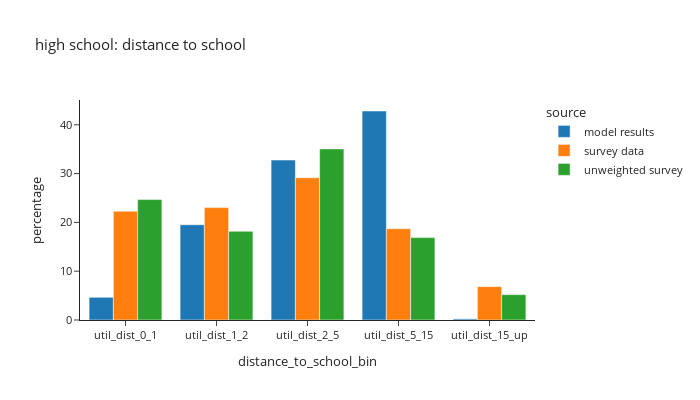
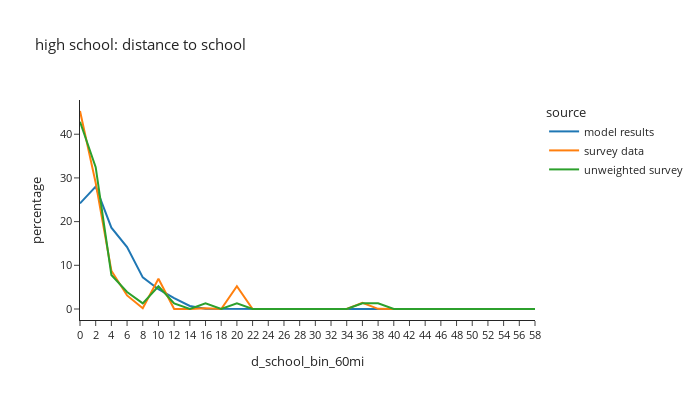

Notebook code for these charts, in order:
### Code cell
# distance to school: high school
plot_distance(per_data,'is_highschool',"high school: distance to school")

### Figure 1 — Plotly figure (JSON) as saved in the notebook; plotly's stock layout.template omitted (floating-point values rounded to 4 significant figures)
{"data": [{"alignmentgroup": "True", "hovertemplate": "source=model results<br>distance_to_school_bin=%{x}<br>percentage=%{y}<extra></extra>", "legendgroup": "model results", "marker": {"color": "#1F77B4", "pattern": {"shape": ""}}, "name": "model results", "offsetgroup": "model results", "orientation": "v", "showlegend": true, "textposition": "auto", "type": "bar", "x": ["util_dist_0_1", "util_dist_1_2", "util_dist_2_5", "util_dist_5_15", "util_dist_15_up"], "xaxis": "x", "y": [4.651, 19.52, 32.77, 42.83, 0.2292], "yaxis": "y"}, {"alignmentgroup": "True", "hovertemplate": "source=survey data<br>distance_to_school_bin=%{x}<br>percentage=%{y}<extra></extra>", "legendgroup": "survey data", "marker": {"color": "#FF7F0E", "pattern": {"shape": ""}}, "name": "survey data", "offsetgroup": "survey data", "orientation": "v", "showlegend": true, "textposition": "auto", "type": "bar", "x": ["util_dist_0_1", "util_dist_1_2", "util_dist_2_5", "util_dist_5_15", "util_dist_15_up"], "xaxis": "x", "y": [22.29, 23.03, 29.15, 18.7, 6.835], "yaxis": "y"}, {"alignmentgroup": "True", "hovertemplate": "source=unweighted survey<br>distance_to_school_bin=%{x}<br>percentage=%{y}<extra></extra>", "legendgroup": "unweighted survey", "marker": {"color": "#2CA02C", "pattern": {"shape": ""}}, "name": "unweighted survey", "offsetgroup": "unweighted survey", "orientation": "v", "showlegend": true, "textposition": "auto", "type": "bar", "x": ["util_dist_0_1", "util_dist_1_2", "util_dist_2_5", "util_dist_5_15", "util_dist_15_up"], "xaxis": "x", "y": [24.68, 18.18, 35.06, 16.88, 5.195], "yaxis": "y"}], "layout": {"barmode": "group", "font": {"size": 11}, "height": 400, "legend": {"title": {"text": "source"}, "tracegroupgap": 0}, "title": {"text": "high school: distance to school"}, "width": 700, "xaxis": {"anchor": "y", "domain": [0.0, 1.0], "title": {"text": "distance_to_school_bin"}}, "yaxis": {"anchor": "x", "domain": [0.0, 1.0], "title": {"text": "percentage"}}}}

### Figure 2 — Plotly figure (JSON) as saved in the notebook; plotly's stock layout.template omitted (floating-point values rounded to 4 significant figures)
{"data": [{"hovertemplate": "source=model results<br>d_school_bin_60mi=%{x}<br>percentage=%{y}<extra></extra>", "legendgroup": "model results", "line": {"color": "#1F77B4", "dash": "solid"}, "marker": {"symbol": "circle"}, "mode": "lines", "name": "model results", "orientation": "v", "showlegend": true, "type": "scatter", "x": ["0", "2", "4", "6", "8", "10", "12", "14", "16", "18", "20", "22", "24", "26", "28", "30", "32", "34", "36", "38", "40", "42", "44", "46", "48", "50", "52", "54", "56", "58"], "xaxis": "x", "y": [24.17, 28.0, 18.6, 14.15, 7.234, 4.521, 2.469, 0.6891, 0.08482, 0.0467, 0.0, 0.0, 0.01239, 0.0, 0.0, 0.01525, 0.00143, 0.0, 0.0, 0.0, 0.0, 0.0, 0.0, 0.0, 0.0, 0.0, 0.0, 0.0, 0.0, 0.0], "yaxis": "y"}, {"hovertemplate": "source=survey data<br>d_school_bin_60mi=%{x}<br>percentage=%{y}<extra></extra>", "legendgroup": "survey data", "line": {"color": "#FF7F0E", "dash": "solid"}, "marker": {"symbol": "circle"}, "mode": "lines", "name": "survey data", "orientation": "v", "showlegend": true, "type": "scatter", "x": ["0", "2", "4", "6", "8", "10", "12", "14", "16", "18", "20", "22", "24", "26", "28", "30", "32", "34", "36", "38", "40", "42", "44", "46", "48", "50", "52", "54", "56", "58"], "xaxis": "x", "y": [45.32, 28.88, 8.762, 3.107, 0.1827, 6.905, 0.01504, 0.0, 0.1588, 0.0, 5.224, 0.0, 0.0, 0.0, 0.0, 0.0, 0.0, 0.0, 1.412, 0.04129, 0.0, 0.0, 0.0, 0.0, 0.0, 0.0, 0.0, 0.0, 0.0, 0.0], "yaxis": "y"}, {"hovertemplate": "source=unweighted survey<br>d_school_bin_60mi=%{x}<br>percentage=%{y}<extra></extra>", "legendgroup": "unweighted survey", "line": {"color": "#2CA02C", "dash": "solid"}, "marker": {"symbol": "circle"}, "mode": "lines", "name": "unweighted survey", "orientation": "v", "showlegend": true, "type": "scatter", "x": ["0", "2", "4", "6", "8", "10", "12", "14", "16", "18", "20", "22", "24", "26", "28", "30", "32", "34", "36", "38", "40", "42", "44", "46", "48", "50", "52", "54", "56", "58"], "xaxis": "x", "y": [42.86, 32.47, 7.792, 3.896, 1.299, 5.195, 1.299, 0.0, 1.299, 0.0, 1.299, 0.0, 0.0, 0.0, 0.0, 0.0, 0.0, 0.0, 1.299, 1.299, 0.0, 0.0, 0.0, 0.0, 0.0, 0.0, 0.0, 0.0, 0.0, 0.0], "yaxis": "y"}], "layout": {"font": {"size": 11}, "height": 400, "legend": {"title": {"text": "source"}, "tracegroupgap": 0}, "title": {"text": "high school: distance to school"}, "width": 700, "xaxis": {"anchor": "y", "domain": [0.0, 1.0], "title": {"text": "d_school_bin_60mi"}}, "yaxis": {"anchor": "x", "domain": [0.0, 1.0], "title": {"text": "percentage"}}}}
